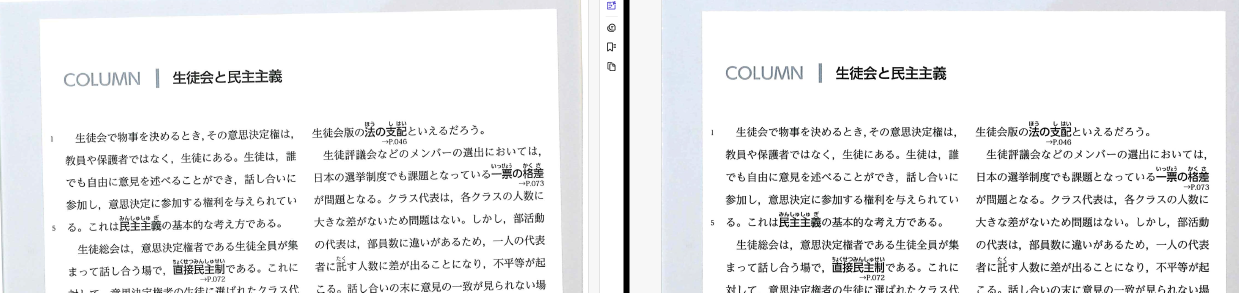
#> input picture doc_img/deskew_comparison.png, 2478 x 585 px (shown at 1/2 size)
$ python -i text_detection.py   (imports and definitions only)
#> lines starting #> are read from the running program, lines starting #| are printed output that depends on the picture; after the words box and inside, x2 and y2 are one past the last pixel; in counts of white or black regions, pixels touching at a corner belong together
"""Text bounding-box detection and IQR-based crop region determination.

Ports the C# ``DetectTextBoundingBox`` and ``DecideGroupCropRegion`` methods.
"""

from __future__ import annotations

import math

import cv2
import numpy as np

from superbook.config import CONTOUR_MIN_AREA_RATIO, IQR_FENCE_MULTIPLIER
from superbook.models import BoundingBox, PageBoundingBox


# ---------------------------------------------------------------------------
# Per-page text bounding box
# ---------------------------------------------------------------------------

def detect_text_bounding_box(image: np.ndarray) -> BoundingBox:
    """Detect the text region in an RGB uint8 image via Otsu + contours.

    Returns a :class:`BoundingBox` covering all significant contours.
    """
    # 1. Convert to grayscale
    gray = cv2.cvtColor(image, cv2.COLOR_RGB2GRAY)
    rows, cols = gray.shape
#> rows = 585; cols = 2478

    # 2. Mask border 1% on all 4 edges (fill with white=255)
    border_x = max(cols // 100, 1)
#> border_x = 24
    border_y = max(rows // 100, 1)
#> border_y = 5
    gray[:border_y, :] = 255
#> gray: shape (585, 2478); min 0, max 255, mean 237.9
    gray[rows - border_y :, :] = 255
    gray[:, :border_x] = 255
#> gray: shape (585, 2478); min 0, max 255, mean 238.5
    gray[:, cols - border_x :] = 255
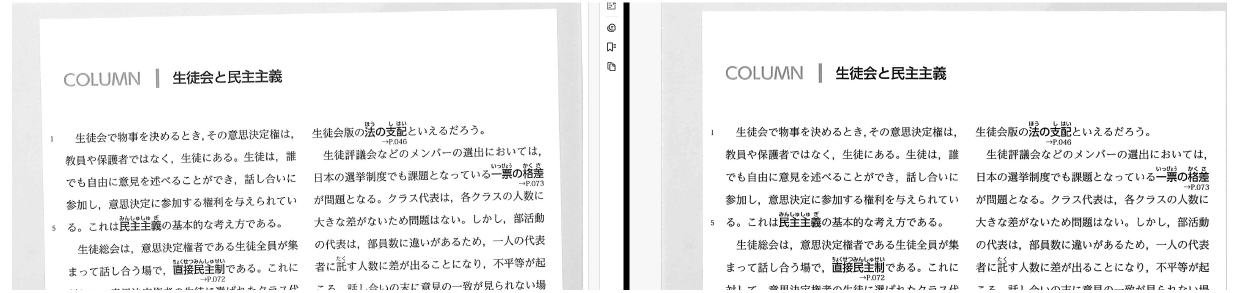
#> gray: shape (585, 2478) (shown at 1/2 size); min 0, max 255, mean 238.9

    # 3. Otsu binary threshold (inverted: text=white, background=black)
    _, binary = cv2.threshold(gray, 0, 255, cv2.THRESH_BINARY_INV | cv2.THRESH_OTSU)
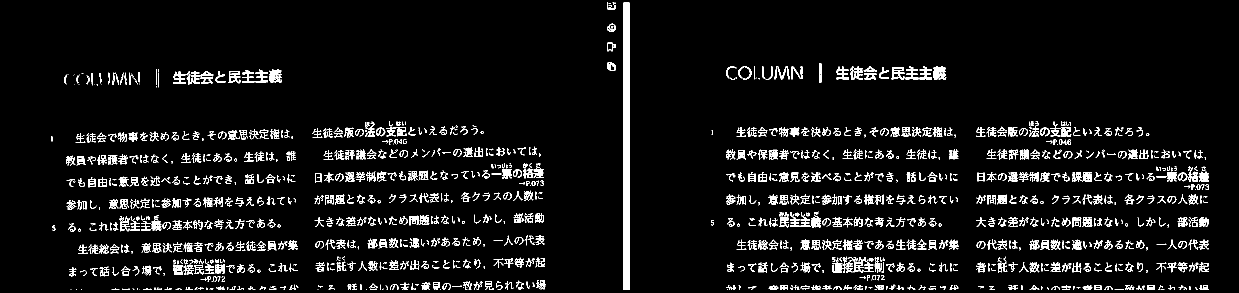
#> binary: shape (585, 2478) (shown at 1/2 size); 5.8% white in thin lines or dots

    # 4. Morphological opening (3x3 rect) to remove noise
    kernel = cv2.getStructuringElement(cv2.MORPH_RECT, (3, 3))
    opened = cv2.morphologyEx(binary, cv2.MORPH_OPEN, kernel)
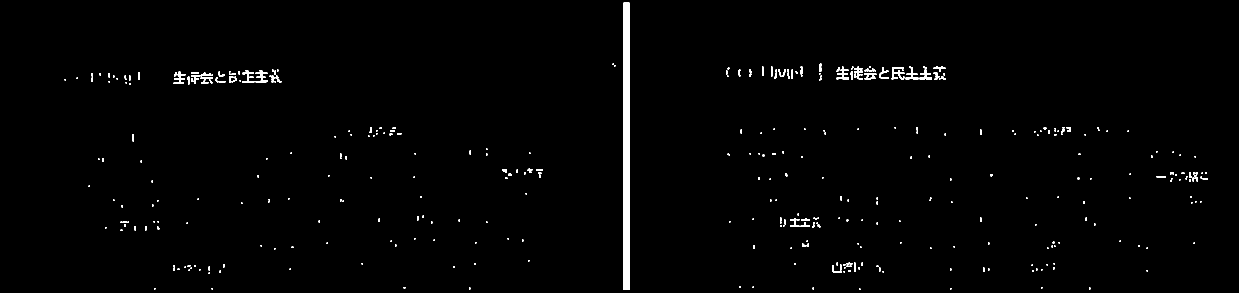
#> opened: shape (585, 2478) (shown at 1/2 size); 1.1% white; 383 white regions (262 under 20 px)

    # 5. Find external contours
    contours, _ = cv2.findContours(opened, cv2.RETR_EXTERNAL, cv2.CHAIN_APPROX_SIMPLE)
#> contours = 383 contours, 323 with area under 20; largest, box (x1, y1, x2, y2) and area: (1247, 5, 1259, 580) 6314, (1783, 134, 1809, 159) 212, (1728, 147, 1753, 159) 186, (1673, 133, 1698, 159) 177, (347, 143, 371, 168) 164

    # 6. Filter by min area (0.0025% of image area, min 10px)
    img_area = rows * cols
#> img_area = 1449630
    min_area = max(int(img_area * CONTOUR_MIN_AREA_RATIO), 10)
#> min_area = 36

    rects: list[tuple[int, int, int, int]] = []
    for cnt in contours:
        x, y, w, h = cv2.boundingRect(cnt)
        if w * h >= min_area:
            rects.append((x, y, w, h))
#> this loop made 383 passes
#> (cnt, x, y, w, h) on passes 1 to 3: ([[1718, 577], [1718, 579], [1720, 579], [1720, 577]], 1718, 577, 3, 3), ([[1900, 576], [1900, 578], [1902, 578], [1902, 576]], 1900, 576, 3, 3), ([[423, 576], [423, 578], [425, 578], [425, 576]], 423, 576, 3, 3)
#> after the loop, rects = 70 items, first 6: (1665, 530, 19, 15), (1680, 529, 3, 12), (1708, 525, 3, 19), (1693, 525, 12, 5), (1604, 487, 8, 6), (1601, 451, 19, 3)

    if not rects:
        return BoundingBox(0, 0, 0, 0)

    # 7. Encompassing bounding box
    min_x = min(r[0] for r in rects)
#> min_x = 249
    min_y = min(r[1] for r in rects)
#> min_y = 5
    max_x = max(r[0] + r[2] - 1 for r in rects)
#> max_x = 2395
    max_y = max(r[1] + r[3] - 1 for r in rects)
#> max_y = 579

    return BoundingBox(min_x, min_y, max_x - min_x + 1, max_y - min_y + 1)


# ---------------------------------------------------------------------------
# IQR-based crop region (group of pages)
# ---------------------------------------------------------------------------

# [93 lines left out: functions _percentile_int, _median_int, decide_group_crop_region, not called in this run]

>>> import cv2
>>> picture = cv2.cvtColor(cv2.imread('../../../doc_img/deskew_comparison.png'), cv2.COLOR_BGR2RGB)
>>> result = detect_text_bounding_box(picture)
